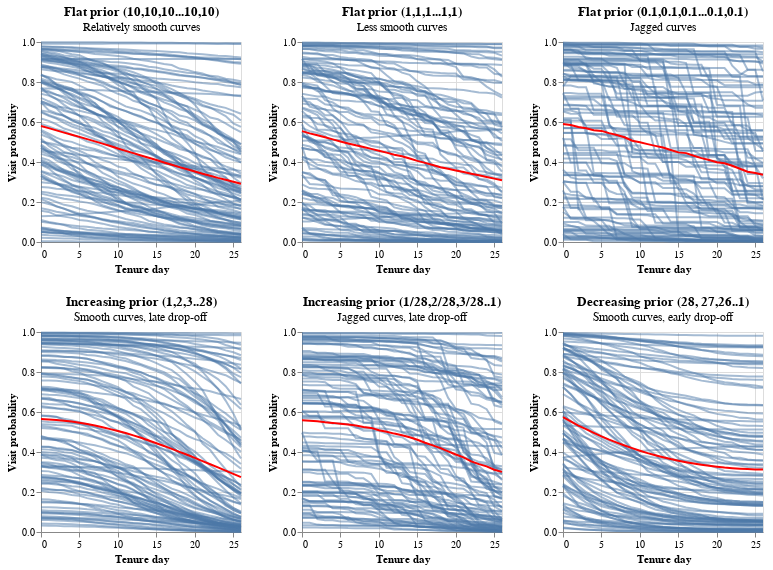

Source (notebook cell):
### Markdown cell above
### Bayesian model specification

When it comes to the Bayesian model, the approach will be similar, but with a few tweaks:

* Instead of having "Monday, tenure day 1" as a reference baked into the intercept, I'll model the day of week effects (both signup day and active day) as hierarchical, sharing a common underlying intercept. Not only this allows me to avoid choosing an arbitrary reference value, but I can capture any correlation between day-of-week parameters.
  
* I will force the tenure effects to be monotonic, as already described above.

These structural assumptions that will make the Bayesian model behave a bit differently than the MLE one. 

There's also priors to specify:

* For the underlying intercept `α`, I will go with a prior `N(0.5,2)`. As α is on a logit space, this corresponds to a base probability of observing a visit of 63% and is wide enough to cover pretty much entire 0-1 space. I want to set the mean to above zero given I believe that the motivation (== likelihood to log in on day 1) is definitely above 50%. 
  
* For each of the signup day, day of week, I will use a prior `N(0, 0.5)`. I don't have strong beliefs that these effects are positive or negative (thus mean of zero), but I do think that the effects, if any, are unlikely to be dramatic. ~95% of `N(0, 0.5)` observations fall into range `[-1, 1]`, which, for an average `α`, means I expect that these effects can individually move the base probability from 50% to as low as 26% (`invlogit(-1)`) or up to 73%. That sounds quite reasonable to me. 
  
* For newsletter day effect, I pick a prior `N(1, 0.5)`. This is basically a belief that a result should be positive, but I am not sure by how much, as this prior largely explores the `[0; 2]` logit space. 
  
* I believe that the tenure effect `β` is negative, and quite strongly so - it represents the decrease in base probability of a visit by tenure day 28. I'll set a prior to `Normal(-2, 1)`, which translates to an expectation of 11% visit probability by day 28. As its standard deviation is 1, it will largely explore space between [0, -4], which represents my belief that such an effect should be negative. An alternative could be to force it to be negative using an `-Exp()` prior.
  
* Reasoning about priors for `p ~ Dirichlet()` is not straightforward, as we also need to take `α` and `β` parameters into account, and this is all in the logit space. The easiest is to draw from priors and see what happens. It turns out that `p ~ Dirichlet(1, 1, 1.... 1)` is a very reasonable prior, so I will stick with that, though as it's quite clear in the illustrations below, other choices may be more appropriate depending on your beliefs.
  
* Because the hierarchical effects are multivariate, there's also a prior on the correlation structure between them to specify. I am using the `pymc.LKJCholeskyCov` for a non-centered parameterization, which requires an `η` parameter to specify beliefs about correlation strenghts. After doing a similar simulation, I chose `η=2`, as it represents a prior concentrated in [-0.75; 0.75] space. For comparison, `η=1` is a flat prior, while  `η=4` is concentrated in the [-0.5, 0.5] space, and `η=10` in the [-0.25; 0.25] space.

### Code cell
priors = {
    'η': 2,
    'α': (0.5, 2),
    'S': (0, 0.5),
    'N': (1, 0.5),
    'p': np.ones(28 - 1),
    'β': (-2, 1)
}

plotting.plot_tenure_priors(realistic_activity_parameters, prior_set = priors)

### Figure 1 — Vega-Lite specification as saved in the notebook (floating-point values rounded to 4 significant figures; data arrays with more than 128 entries replaced by an {"elided": "..."} marker saying what was removed)
{"config": {"view": {"continuousWidth": 400, "continuousHeight": 300}}, "vconcat": [{"hconcat": [{"layer": [{"data": {"name": "data-da0659c4dee3ebcaeae9fc6f94119c94"}, "mark": {"type": "line", "opacity": 0.5}, "encoding": {"detail": {"field": "draw", "type": "quantitative"}, "x": {"field": "variable", "type": "quantitative"}, "y": {"field": "value", "type": "quantitative"}}}, {"data": {"name": "data-de0ac89bab92aaf2d043e819a3700d0d"}, "mark": {"type": "line", "color": "red"}, "encoding": {"detail": {"field": "draw", "type": "quantitative"}, "x": {"field": "variable", "title": "Tenure day", "type": "quantitative"}, "y": {"field": "value", "title": "Visit probability", "type": "quantitative"}}, "height": 200, "title": {"text": "Flat prior (10,10,10...10,10)", "subtitle": "Relatively smooth curves"}, "width": 200}]}, {"layer": [{"data": {"name": "data-fdc15c4abbdccd2440b3d127edd53609"}, "mark": {"type": "line", "opacity": 0.5}, "encoding": {"detail": {"field": "draw", "type": "quantitative"}, "x": {"field": "variable", "type": "quantitative"}, "y": {"field": "value", "type": "quantitative"}}}, {"data": {"name": "data-3221a81c25b2148877acd734c88e7d44"}, "mark": {"type": "line", "color": "red"}, "encoding": {"detail": {"field": "draw", "type": "quantitative"}, "x": {"field": "variable", "title": "Tenure day", "type": "quantitative"}, "y": {"field": "value", "title": "Visit probability", "type": "quantitative"}}, "height": 200, "title": {"text": "Flat prior (1,1,1...1,1)", "subtitle": "Less smooth curves"}, "width": 200}]}, {"layer": [{"data": {"name": "data-8da0a9cdce8bbb01ca34086de75df5c8"}, "mark": {"type": "line", "opacity": 0.5}, "encoding": {"detail": {"field": "draw", "type": "quantitative"}, "x": {"field": "variable", "type": "quantitative"}, "y": {"field": "value", "type": "quantitative"}}}, {"data": {"name": "data-246d6283740cda476a304fbcbe328686"}, "mark": {"type": "line", "color": "red"}, "encoding": {"detail": {"field": "draw", "type": "quantitative"}, "x": {"field": "variable", "title": "Tenure day", "type": "quantitative"}, "y": {"field": "value", "title": "Visit probability", "type": "quantitative"}}, "height": 200, "title": {"text": "Flat prior (0.1,0.1,0.1...0.1,0.1)", "subtitle": "Jagged curves"}, "width": 200}]}]}, {"hconcat": [{"layer": [{"data": {"name": "data-076e7bdb835c29501b38a306d9484850"}, "mark": {"type": "line", "opacity": 0.5}, "encoding": {"detail": {"field": "draw", "type": "quantitative"}, "x": {"field": "variable", "type": "quantitative"}, "y": {"field": "value", "type": "quantitative"}}}, {"data": {"name": "data-ca7312b1bfeb0e466d2c27538586f1f4"}, "mark": {"type": "line", "color": "red"}, "encoding": {"detail": {"field": "draw", "type": "quantitative"}, "x": {"field": "variable", "title": "Tenure day", "type": "quantitative"}, "y": {"field": "value", "title": "Visit probability", "type": "quantitative"}}, "height": 200, "title": {"text": "Increasing prior (1,2,3..28)", "subtitle": "Smooth curves, late drop-off"}, "width": 200}]}, {"layer": [{"data": {"name": "data-b5410b10d7bda64f81ffad53a5932743"}, "mark": {"type": "line", "opacity": 0.5}, "encoding": {"detail": {"field": "draw", "type": "quantitative"}, "x": {"field": "variable", "type": "quantitative"}, "y": {"field": "value", "type": "quantitative"}}}, {"data": {"name": "data-257c536a15a114615c96f7ff79383de8"}, "mark": {"type": "line", "color": "red"}, "encoding": {"detail": {"field": "draw", "type": "quantitative"}, "x": {"field": "variable", "title": "Tenure day", "type": "quantitative"}, "y": {"field": "value", "title": "Visit probability", "type": "quantitative"}}, "height": 200, "title": {"text": "Increasing prior (1/28,2/28,3/28..1)", "subtitle": "Jagged curves, late drop-off"}, "width": 200}]}, {"layer": [{"data": {"name": "data-cc2b8058eeb2177f572c8b2eedcf7fd7"}, "mark": {"type": "line", "opacity": 0.5}, "encoding": {"detail": {"field": "draw", "type": "quantitative"}, "x": {"field": "variable", "type": "quantitative"}, "y": {"field": "value", "type": "quantitative"}}}, {"data": {"name": "data-845373e2b611c23099cebac5b10c6939"}, "mark": {"type": "line", "color": "red"}, "encoding": {"detail": {"field": "draw", "type": "quantitative"}, "x": {"field": "variable", "title": "Tenure day", "type": "quantitative"}, "y": {"field": "value", "title": "Visit probability", "type": "quantitative"}}, "height": 200, "title": {"text": "Decreasing prior (28, 27,26..1)", "subtitle": "Smooth curves, early drop-off"}, "width": 200}]}]}], "$schema": "https://vega.github.io/schema/vega-lite/v4.17.0.json", "datasets": {"data-da0659c4dee3ebcaeae9fc6f94119c94": {"elided": "2700 records"}, "data-de0ac89bab92aaf2d043e819a3700d0d": [{"variable": 0, "draw": 0, "value": 0.5798}, {"variable": 1, "draw": 0, "value": 0.5693}, {"variable": 2, "draw": 0, "value": 0.558}, {"variable": 3, "draw": 0, "value": 0.5469}, {"variable": 4, "draw": 0, "value": 0.5365}, {"variable": 5, "draw": 0, "value": 0.5255}, {"variable": 6, "draw": 0, "value": 0.5144}, {"variable": 7, "draw": 0, "value": 0.5031}, {"variable": 8, "draw": 0, "value": 0.4918}, {"variable": 9, "draw": 0, "value": 0.4797}, {"variable": 10, "draw": 0, "value": 0.4677}, {"variable": 11, "draw": 0, "value": 0.4558}, {"variable": 12, "draw": 0, "value": 0.4444}, {"variable": 13, "draw": 0, "value": 0.4329}, {"variable": 14, "draw": 0, "value": 0.4217}, {"variable": 15, "draw": 0, "value": 0.4102}, {"variable": 16, "draw": 0, "value": 0.3976}, {"variable": 17, "draw": 0, "value": 0.3859}, {"variable": 18, "draw": 0, "value": 0.3746}, {"variable": 19, "draw": 0, "value": 0.3637}, {"variable": 20, "draw": 0, "value": 0.3526}, {"variable": 21, "draw": 0, "value": 0.3413}, {"variable": 22, "draw": 0, "value": 0.3311}, {"variable": 23, "draw": 0, "value": 0.3205}, {"variable": 24, "draw": 0, "value": 0.311}, {"variable": 25, "draw": 0, "value": 0.3011}, {"variable": 26, "draw": 0, "value": 0.2916}], "data-fdc15c4abbdccd2440b3d127edd53609": {"elided": "2700 records"}, "data-3221a81c25b2148877acd734c88e7d44": [{"variable": 0, "draw": 0, "value": 0.5544}, {"variable": 1, "draw": 0, "value": 0.5432}, {"variable": 2, "draw": 0, "value": 0.5334}, {"variable": 3, "draw": 0, "value": 0.5233}, {"variable": 4, "draw": 0, "value": 0.5131}, {"variable": 5, "draw": 0, "value": 0.5026}, {"variable": 6, "draw": 0, "value": 0.4926}, {"variable": 7, "draw": 0, "value": 0.4833}, {"variable": 8, "draw": 0, "value": 0.475}, {"variable": 9, "draw": 0, "value": 0.4657}, {"variable": 10, "draw": 0, "value": 0.4566}, {"variable": 11, "draw": 0, "value": 0.4469}, {"variable": 12, "draw": 0, "value": 0.4366}, {"variable": 13, "draw": 0, "value": 0.4283}, {"variable": 14, "draw": 0, "value": 0.4174}, {"variable": 15, "draw": 0, "value": 0.4055}, {"variable": 16, "draw": 0, "value": 0.3956}, {"variable": 17, "draw": 0, "value": 0.3846}, {"variable": 18, "draw": 0, "value": 0.3741}, {"variable": 19, "draw": 0, "value": 0.3661}, {"variable": 20, "draw": 0, "value": 0.3579}, {"variable": 21, "draw": 0, "value": 0.3495}, {"variable": 22, "draw": 0, "value": 0.3417}, {"variable": 23, "draw": 0, "value": 0.3337}, {"variable": 24, "draw": 0, "value": 0.3249}, {"variable": 25, "draw": 0, "value": 0.3169}, {"variable": 26, "draw": 0, "value": 0.3086}], "data-8da0a9cdce8bbb01ca34086de75df5c8": {"elided": "2700 records"}, "data-246d6283740cda476a304fbcbe328686": [{"variable": 0, "draw": 0, "value": 0.5905}, {"variable": 1, "draw": 0, "value": 0.5846}, {"variable": 2, "draw": 0, "value": 0.5749}, {"variable": 3, "draw": 0, "value": 0.5683}, {"variable": 4, "draw": 0, "value": 0.5589}, {"variable": 5, "draw": 0, "value": 0.5555}, {"variable": 6, "draw": 0, "value": 0.5443}, {"variable": 7, "draw": 0, "value": 0.5353}, {"variable": 8, "draw": 0, "value": 0.5236}, {"variable": 9, "draw": 0, "value": 0.5063}, {"variable": 10, "draw": 0, "value": 0.4988}, {"variable": 11, "draw": 0, "value": 0.4894}, {"variable": 12, "draw": 0, "value": 0.4805}, {"variable": 13, "draw": 0, "value": 0.4722}, {"variable": 14, "draw": 0, "value": 0.4599}, {"variable": 15, "draw": 0, "value": 0.4481}, {"variable": 16, "draw": 0, "value": 0.4444}, {"variable": 17, "draw": 0, "value": 0.4313}, {"variable": 18, "draw": 0, "value": 0.4194}, {"variable": 19, "draw": 0, "value": 0.4101}, {"variable": 20, "draw": 0, "value": 0.3984}, {"variable": 21, "draw": 0, "value": 0.3939}, {"variable": 22, "draw": 0, "value": 0.3811}, {"variable": 23, "draw": 0, "value": 0.3662}, {"variable": 24, "draw": 0, "value": 0.351}, {"variable": 25, "draw": 0, "value": 0.3445}, {"variable": 26, "draw": 0, "value": 0.3366}], "data-076e7bdb835c29501b38a306d9484850": {"elided": "2700 records"}, "data-ca7312b1bfeb0e466d2c27538586f1f4": [{"variable": 0, "draw": 0, "value": 0.565}, {"variable": 1, "draw": 0, "value": 0.563}, {"variable": 2, "draw": 0, "value": 0.5604}, {"variable": 3, "draw": 0, "value": 0.5566}, {"variable": 4, "draw": 0, "value": 0.552}, {"variable": 5, "draw": 0, "value": 0.5463}, {"variable": 6, "draw": 0, "value": 0.54}, {"variable": 7, "draw": 0, "value": 0.5324}, {"variable": 8, "draw": 0, "value": 0.524}, {"variable": 9, "draw": 0, "value": 0.5143}, {"variable": 10, "draw": 0, "value": 0.5051}, {"variable": 11, "draw": 0, "value": 0.4948}, {"variable": 12, "draw": 0, "value": 0.4833}, {"variable": 13, "draw": 0, "value": 0.471}, {"variable": 14, "draw": 0, "value": 0.4572}, {"variable": 15, "draw": 0, "value": 0.444}, {"variable": 16, "draw": 0, "value": 0.4303}, {"variable": 17, "draw": 0, "value": 0.4156}, {"variable": 18, "draw": 0, "value": 0.4007}, {"variable": 19, "draw": 0, "value": 0.386}, {"variable": 20, "draw": 0, "value": 0.3704}, {"variable": 21, "draw": 0, "value": 0.3546}, {"variable": 22, "draw": 0, "value": 0.3388}, {"variable": 23, "draw": 0, "value": 0.323}, {"variable": 24, "draw": 0, "value": 0.3066}, {"variable": 25, "draw": 0, "value": 0.2903}, {"variable": 26, "draw": 0, "value": 0.2747}], "data-b5410b10d7bda64f81ffad53a5932743": {"elided": "2700 records"}, "data-257c536a15a114615c96f7ff79383de8": [{"variable": 0, "draw": 0, "value": 0.5584}, {"variable": 1, "draw": 0, "value": 0.5564}, {"variable": 2, "draw": 0, "value": 0.5538}, {"variable": 3, "draw": 0, "value": 0.549}, {"variable": 4, "draw": 0, "value": 0.5456}, {"variable": 5, "draw": 0, "value": 0.5413}, {"variable": 6, "draw": 0, "value": 0.537}, {"variable": 7, "draw": 0, "value": 0.5323}, {"variable": 8, "draw": 0, "value": 0.5252}, {"variable": 9, "draw": 0, "value": 0.5204}, {"variable": 10, "draw": 0, "value": 0.5092}, {"variable": 11, "draw": 0, "value": 0.5015}, {"variable": 12, "draw": 0, "value": 0.492}, {"variable": 13, "draw": 0, "value": 0.4835}, {"variable": 14, "draw": 0, "value": 0.4735}, {"variable": 15, "draw": 0, "value": 0.461}, {"variable": 16, "draw": 0, "value": 0.4466}, {"variable": 17, "draw": 0, "value": 0.4334}, {"variable": 18, "draw": 0, "value": 0.4192}, {"variable": 19, "draw": 0, "value": 0.4032}, {"variable": 20, "draw": 0, "value": 0.3875}, {"variable": 21, "draw": 0, "value": 0.3734}, {"variable": 22, "draw": 0, "value": 0.3532}, {"variable": 23, "draw": 0, "value": 0.3394}, {"variable": 24, "draw": 0, "value": 0.3283}, {"variable": 25, "draw": 0, "value": 0.3115}, {"variable": 26, "draw": 0, "value": 0.3006}], "data-cc2b8058eeb2177f572c8b2eedcf7fd7": {"elided": "2700 records"}, "data-845373e2b611c23099cebac5b10c6939": [{"variable": 0, "draw": 0, "value": 0.574}, {"variable": 1, "draw": 0, "value": 0.5532}, {"variable": 2, "draw": 0, "value": 0.5323}, {"variable": 3, "draw": 0, "value": 0.5142}, {"variable": 4, "draw": 0, "value": 0.4958}, {"variable": 5, "draw": 0, "value": 0.4782}, {"variable": 6, "draw": 0, "value": 0.4618}, {"variable": 7, "draw": 0, "value": 0.4469}, {"variable": 8, "draw": 0, "value": 0.4325}, {"variable": 9, "draw": 0, "value": 0.4191}, {"variable": 10, "draw": 0, "value": 0.4063}, {"variable": 11, "draw": 0, "value": 0.3944}, {"variable": 12, "draw": 0, "value": 0.384}, {"variable": 13, "draw": 0, "value": 0.374}, {"variable": 14, "draw": 0, "value": 0.3647}, {"variable": 15, "draw": 0, "value": 0.3567}, {"variable": 16, "draw": 0, "value": 0.3492}, {"variable": 17, "draw": 0, "value": 0.3423}, {"variable": 18, "draw": 0, "value": 0.3361}, {"variable": 19, "draw": 0, "value": 0.3307}, {"variable": 20, "draw": 0, "value": 0.3261}, {"variable": 21, "draw": 0, "value": 0.3221}, {"variable": 22, "draw": 0, "value": 0.319}, {"variable": 23, "draw": 0, "value": 0.3164}, {"variable": 24, "draw": 0, "value": 0.3144}, {"variable": 25, "draw": 0, "value": 0.3131}, {"variable": 26, "draw": 0, "value": 0.3123}]}}
